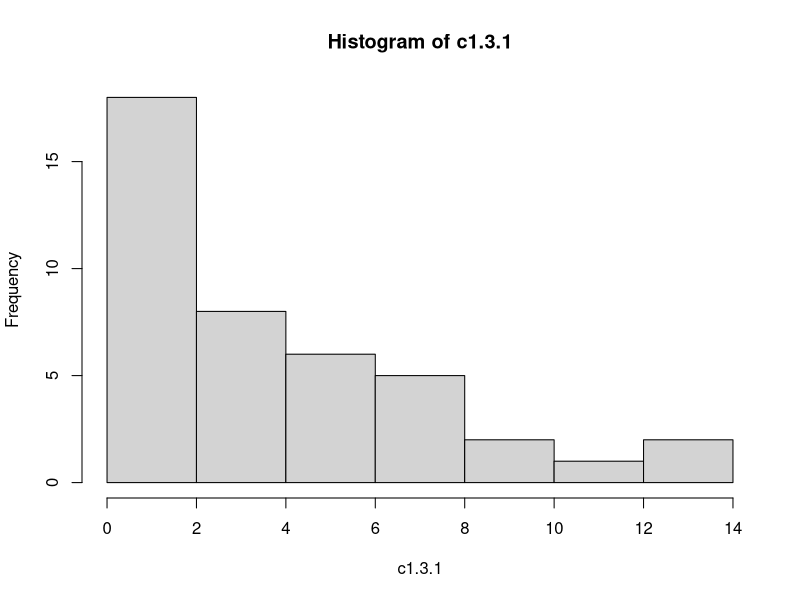
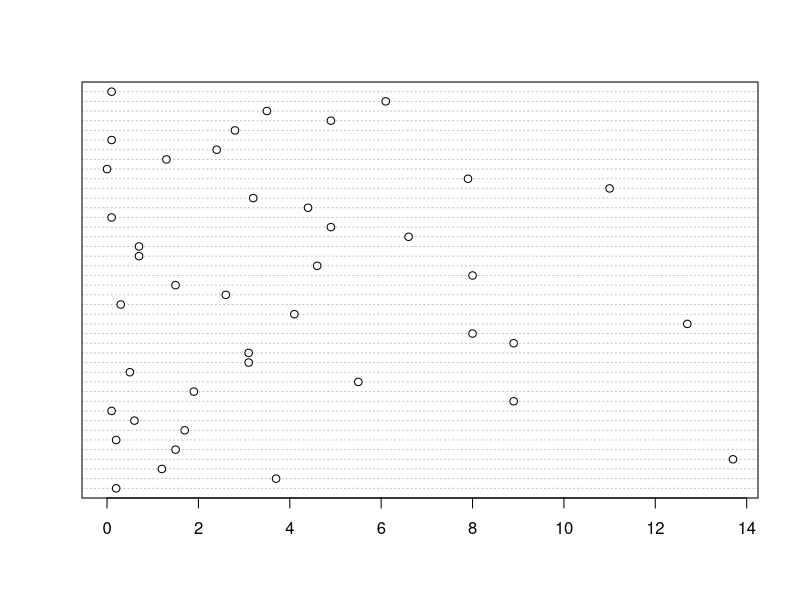
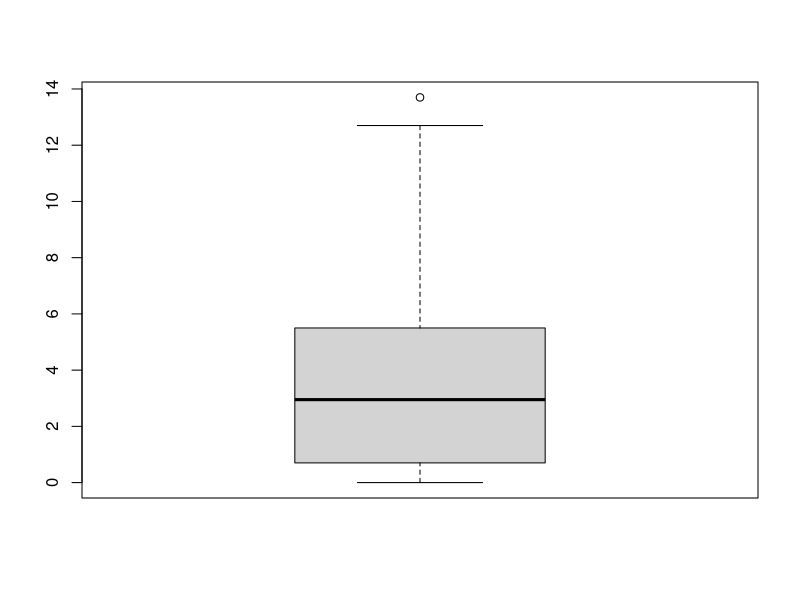
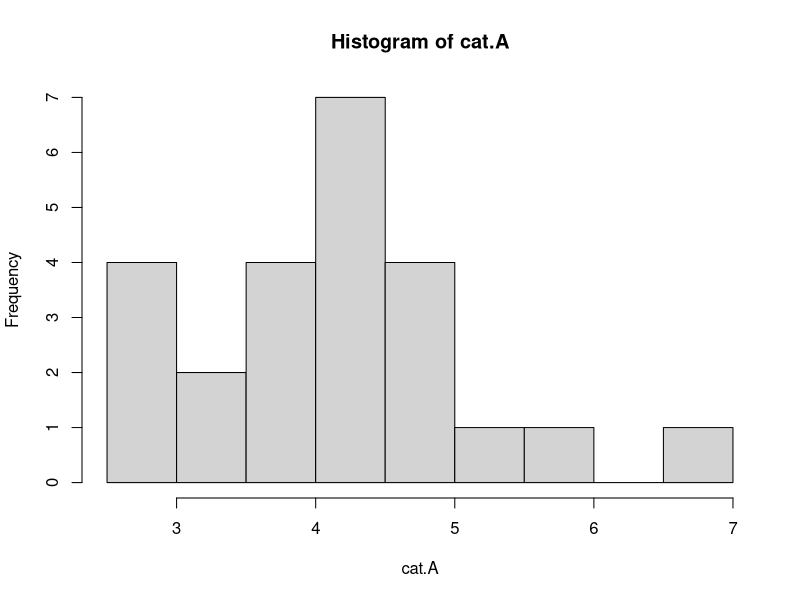
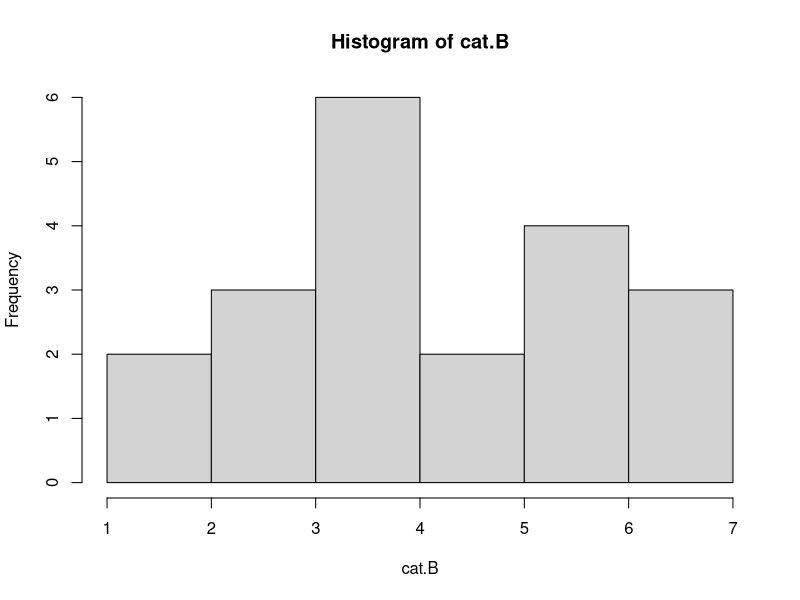

The R source for these figures, in order: (Note: this script raises an error after producing the figures.)
c1.3.1 <- c(0.2,3.7,1.2,13.7,1.5,0.2,1.7,
            0.6,0.1,8.9,1.9,5.5,0.5,3.1,
            3.1,8.9,8.0,12.7,4.1,0.3,2.6,
            1.5,8.0,4.6,0.7,0.7,6.6,4.9,
            0.1,4.4,3.2,11.0,7.9,0.0,1.3,
            2.4,0.1,2.8,4.9,3.5,6.1,0.1)
sl.p <- stem(c1.3.1)

hist(c1.3.1)
dotchart(c1.3.1)
boxplot(c1.3.1)

c1.3.3 <- c(7.59,6.28,6.07,5.23,5.54,3.46,2.44,3.01,13.63,13.02,23.38,9.24,3.22,
            2.06,4.04,17.11,12.26,19.91,8.50,7.81,7.18,6.95,18.64,7.10,6.04,5.66,
            8.86,4.40,3.57,4.35,3.84,2.37,3.81,5.32,5.84,2.89,4.68,1.85,9.14,
            8.67,9.52,2.68,10.14,9.20,7.31,2.09,6.32,6.53,6.32,2.01,5.91,5.60,
            5.61,1.50,6.46,5.29,5.64,2.07,1.11,3.32,1.83,7.56)

stem(c1.3.3)

cat.A  <- c(4.4,3.4,2.6,3.8,
             4.9,4.6,5.2,4.7,
             4.1,2.6,6.7,4.1,
             3.6,2.9,2.6,4.0,
             4.3,3.9,4.8,4.5,
             4.4,3.1,5.7,4.5)
hist(cat.A)

cat.B <- c(3.4,1.1,2.9,5.5,
           6.4,5.0,5.8,2.5,
           3.7,3.8,3.1,1.6,
           3.5,5.9,6.7,5.2,
           6.3,2.6,4.3,3.8)
hist(cat.B)

boxplot(cat.A ~ cat.B)
